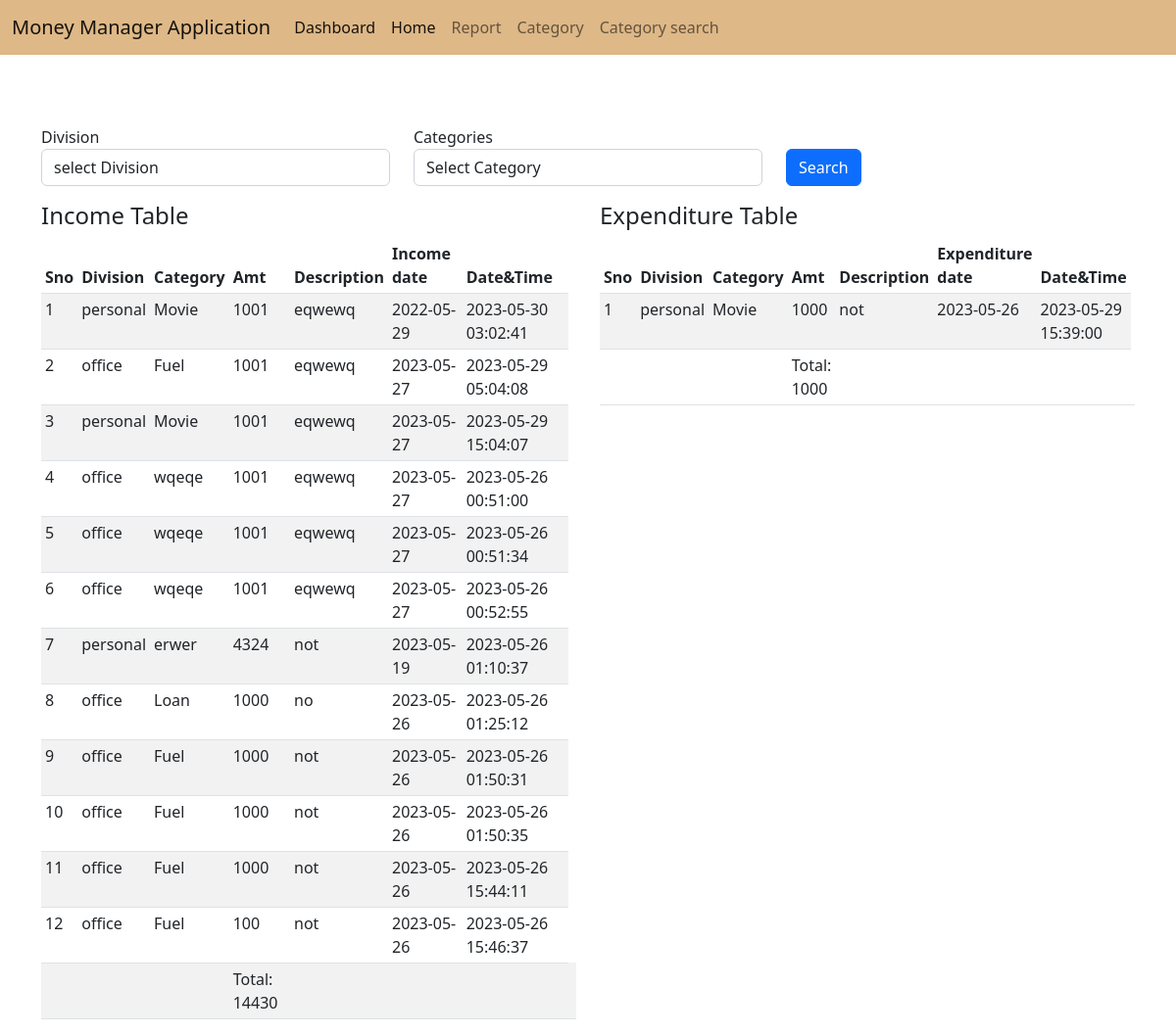
The app's page /category.php with its own data.
### tables this page shows
CREATE TABLE `income` (
  `id` int(11) NOT NULL,
  `division` varchar(255) NOT NULL,
  `category_name` varchar(255) NOT NULL,
  `amount` varchar(255) NOT NULL,
  `description` text NOT NULL,
  `income_date` varchar(100) NOT NULL,
  `created_at` timestamp NOT NULL DEFAULT current_timestamp() ON UPDATE current_timestamp(),
  `updated_at` timestamp NULL DEFAULT NULL
);

CREATE TABLE `expenses` (
  `id` int(11) NOT NULL,
  `division` varchar(255) NOT NULL,
  `category_name` varchar(255) NOT NULL,
  `amount` varchar(255) NOT NULL,
  `description` text NOT NULL,
  `income_date` varchar(100) NOT NULL,
  `created_at` timestamp NOT NULL DEFAULT current_timestamp() ON UPDATE current_timestamp(),
  `updated_at` timestamp NULL DEFAULT NULL
);

### category.php (the view, shortened to what this page needs)
<!DOCTYPE html>
<html>
  <?php require 'header.php'; ?>
<body>
           <?php require 'navbar.php'; ?><br><br><br>
    <div class="container">
        <div class="row">
        <form method="POST" action="category_search.php">
            <div class="row">
                     <div class="col-md-4">
                       <label>Division</label>
                       <select class="form-control" name="division" id="division"  onchange="populateCategories()" required>
                         <option>select Division</option>
                       </select>
                     </div>
                     <div class="col-md-4">
                       <label>Categories</label>
                       <select class="form-control" id="category_name" name="category_name">
                         <option value="">Select Category</option>
                       </select>
                     </div>
                <div class="col-md-4">
                    <label>&nbsp;</label><br>
            <button type="submit" class="btn btn-primary">Search</button>
                </div>
                </div>
        </form>
    </div>
     <div class="row mt-3">
      <div class="col-md-6">
        <h4>Income Table</h4>
        <div class="table-responsive">
        <table class="table table-striped table-sm">
          <thead>
            <tr>
              <th scope="col">Sno</th>
              <th scope="col">Division</th>
              <th scope="col">Category</th>
              <th scope="col">Amt</th>
              <th scope="col">Description</th>
              <th scope="col">Income date</th>
              <th scope="col">Date&Time</th>
            </tr>
          </thead>
          <tbody>
            <?php
            $i=1;
            require 'db.php';
            $quer = "SELECT * FROM `income`";
            $res = mysqli_query($conn,$quer);
            $total = 0;
            while ($row = mysqli_fetch_assoc($res)) {
           $total += $row['amount'];
             ?>
            <tr>
              <td><?php echo $i++; ?></td>
              <td><?php echo $row['division']; ?></td>
              <td><?php echo $row['category_name']; ?></td>
              <td><?php echo $row['amount']; ?></td>
              <td><?php echo $row['description']; ?></td>
              <td><?php echo $row['income_date']; ?></td>
              <td><?php echo $row['created_at']; ?></td>
            </tr>
        <?php  } ?>
        <tr>
              <td colspan="3"></td>
              <td>Total: <?php echo $total; ?> </td>
              <td></td>
              <td></td>
              <td></td>
              <td></td>
            </tr>
          </tbody>
        </table>
      </div>
    </div>
      <div class="col-md-6">
       <h4>Expenditure Table</h4>
        <div class="table-responsive">
        <table class="table table-striped table-sm">
          <thead>
            <tr>
              <th scope="col">Sno</th>
              <th scope="col">Division</th>
              <th scope="col">Category</th>
              <th scope="col">Amt</th>
              <th scope="col">Description</th>
              <th scope="col">Expenditure date</th>
              <th scope="col">Date&Time</th>
            </tr>
          </thead>
          <tbody>
             <?php
            $i=1;
            require 'db.php';
            $quer = "SELECT * FROM `expenses`";
            $res = mysqli_query($conn,$quer);
            $total = 0;
            while ($row = mysqli_fetch_assoc($res)) {
           $total += $row['amount'];
             ?>
            <tr>
              <td><?php echo $i++; ?></td>
              <td><?php echo $row['division']; ?></td>
              <td><?php echo $row['category_name']; ?></td>
              <td><?php echo $row['amount']; ?></td>
              <td><?php echo $row['description']; ?></td>
              <td><?php echo $row['income_date']; ?></td>
              <td><?php echo $row['created_at']; ?></td>
            </tr>
        <?php  } ?>
        <tr>
              <td colspan="3"></td>
              <td>Total: <?php echo $total; ?> </td>
              <td></td>
              <td></td>
              <td></td>
              <td></td>
            </tr>
          </tbody>
        </table>
      </div>
      </div>
    </div>
    </div>
</body>
</html>

### records on screen
income: division "personal", category_name "Movie", amount "1001", description "eqwewq", income_date "2022-05-29", created_at "2023-05-30 03:02:41"
income: division "office", category_name "Fuel", amount "1001", description "eqwewq", income_date "2023-05-27", created_at "2023-05-29 05:04:08"
income: division "personal", category_name "Movie", amount "1001", description "eqwewq", income_date "2023-05-27", created_at "2023-05-29 15:04:07"
income: division "office", category_name "wqeqe", amount "1001", description "eqwewq", income_date "2023-05-27", created_at "2023-05-26 00:51:00"
income: division "office", category_name "wqeqe", amount "1001", description "eqwewq", income_date "2023-05-27", created_at "2023-05-26 00:51:34"
income: division "office", category_name "wqeqe", amount "1001", description "eqwewq", income_date "2023-05-27", created_at "2023-05-26 00:52:55"
income: division "personal", category_name "erwer", amount "4324", description "not", income_date "2023-05-19", created_at "2023-05-26 01:10:37"
income: division "office", category_name "Loan", amount "1000", description "no", income_date "2023-05-26", created_at "2023-05-26 01:25:12"
income: division "office", category_name "Fuel", amount "1000", description "not", income_date "2023-05-26", created_at "2023-05-26 01:50:31"
income: division "office", category_name "Fuel", amount "1000", description "not", income_date "2023-05-26", created_at "2023-05-26 01:50:35"
income: division "office", category_name "Fuel", amount "1000", description "not", income_date "2023-05-26", created_at "2023-05-26 15:44:11"
income: division "office", category_name "Fuel", amount "100", description "not", income_date "2023-05-26", created_at "2023-05-26 15:46:37"
expenses: division "personal", category_name "Movie", amount "1000", description "not", income_date "2023-05-26", created_at "2023-05-29 15:39:00"

### other values on screen
$total "14430"
$total "1000"
